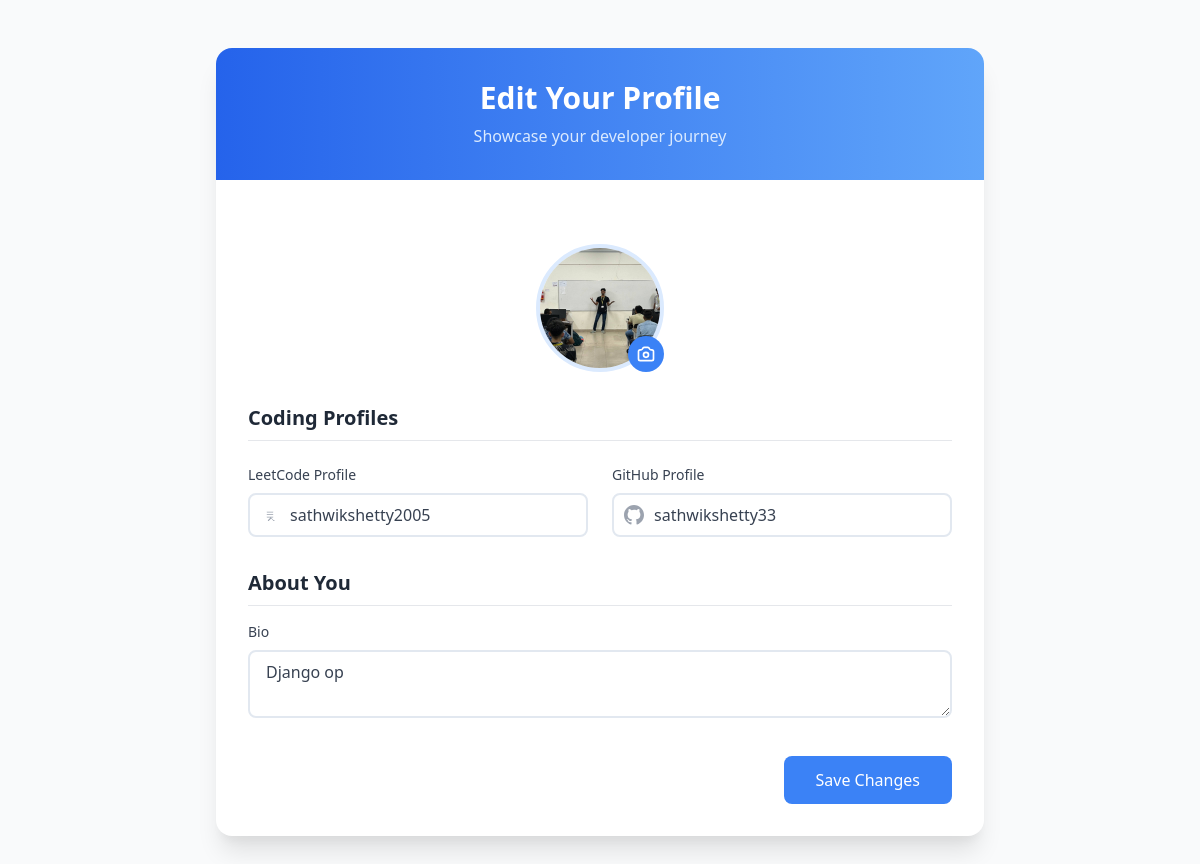
The page /users/editprofile (signed in) on the database its author committed.
### users/models.py (models this page shows, shortened)
class UserProfile(models.Model):
    user= models.ForeignKey(User, on_delete=models.CASCADE)
    leetcode = models.CharField(max_length=100)
    github = models.CharField(max_length=100)
    dateJoined = models.DateTimeField(auto_now_add=True)
    photo = models.ImageField(upload_to='./user',blank=True,null=True)
    bio = models.TextField(blank=True,null=True)

### users/views.py (the view)
# urls.py: path('editprofile',views.editProfile,name='editprofile'),
@login_required(login_url='reg/')
def editProfile(request):
    user_profile, created = UserProfile.objects.get_or_create(user=request.user)
    if request.method == 'POST':
        print("FILES:", request.FILES)  # Debug print
        form = ProfileCreationForm(request.POST, request.FILES, instance=user_profile)
        if form.is_valid():
            profile = form.save(commit=False)
            profile.user = request.user
            if 'photo' in request.FILES:
                profile.photo = request.FILES['photo']
            profile.save()
            return redirect('home')
        else:
            print("Form errors:", form.errors)  # Debug print
    else:
        form = ProfileCreationForm(instance=user_profile)
    context = {
        'form': form,
        'current_photo': user_profile.photo if user_profile.photo else None
    }
    return render(request, 'users/editProfile.html', {'form': form})

### users/forms.py
class ProfileCreationForm(forms.ModelForm):
    class Meta:
        model = UserProfile
        fields = ['leetcode','github','photo','bio']
    def __init__(self, *args, **kwargs):
        super().__init__(*args, **kwargs)
        self.fields['photo'].widget.attrs.update({'class': 'hidden'})

### users/templates/users/editProfile.html (shortened to what this page needs)
<!DOCTYPE html>
<html lang="en">
<head>
    <link href="https://cdnjs.cloudflare.com/ajax/libs/tailwindcss/2.2.19/tailwind.min.css" rel="stylesheet">
</head>
<body class="bg-gray-50">
    <div class="min-h-screen py-12 px-4 sm:px-6 lg:px-8">
        <div class="max-w-3xl mx-auto">
            <div class="bg-white shadow-xl rounded-2xl overflow-hidden">
                <div class="bg-gradient-to-r from-blue-600 to-blue-400 p-8">
                    <h1 class="text-3xl font-bold text-white text-center">Edit Your Profile</h1>
                    <p class="text-blue-100 text-center mt-2">Showcase your developer journey</p>
                </div>
                <form method="POST" enctype="multipart/form-data" class="p-8 space-y-8">
                    <div class="form-section profile-section">
    <div class="flex items-center justify-center">
        <div class="relative">
            <div class="w-32 h-32 rounded-full bg-blue-50 border-4 border-blue-100 flex items-center justify-center overflow-hidden">
                {% if form.instance.photo %}
                    <img src="{{ form.instance.photo.url }}" alt="Profile" class="w-full h-full object-cover" id="preview-image">
                {% endif %}
            </div>
            <label for="{{ form.photo.id_for_label }}" class="absolute bottom-0 right-0 bg-blue-500 rounded-full p-2 cursor-pointer hover:bg-blue-600 transition-colors">
            </label>
        </div>
    </div>
</div>
                    <div class="form-section links-section space-y-6">
                        <h2 class="text-xl font-semibold text-gray-800 border-b pb-2">Coding Profiles</h2>
                        <div class="grid grid-cols-1 md:grid-cols-2 gap-6">
                            <div class="space-y-2">
                                <label for="{{ form.leetcode.id_for_label }}" class="block text-sm font-medium text-gray-700">
                                    LeetCode Profile
                                </label>
                                <div class="relative">
                                    <span class="absolute inset-y-0 left-0 pl-3 flex items-center text-gray-400">
                                    </span>
                                    <input type="text" id="{{ form.leetcode.id_for_label }}"
       name="{{ form.leetcode.name }}"
       value="{{ form.leetcode.value|default:'' }}"
       class="input-field pl-10 w-full rounded-lg py-2 px-4 text-gray-700 focus:outline-none"
       placeholder="Your LeetCode username">
                                </div>
                            </div>
                            <div class="space-y-2">
                                <label for="{{ form.github.id_for_label }}" class="block text-sm font-medium text-gray-700">
                                    GitHub Profile
                                </label>
                                <div class="relative">
                                    <span class="absolute inset-y-0 left-0 pl-3 flex items-center text-gray-400">
                                    </span>
                                    <input type="text" id="{{ form.github.id_for_label }}"
       name="{{ form.github.name }}"
       value="{{ form.github.value|default:'' }}"
       class="input-field pl-10 w-full rounded-lg py-2 px-4 text-gray-700 focus:outline-none"
       placeholder="Your GitHub username">
                                </div>
                            </div>
                        </div>
                    </div>
                    <div class="form-section bio-section space-y-4">
                        <h2 class="text-xl font-semibold text-gray-800 border-b pb-2">About You</h2>
                        <div>
                            <label for="{{ form.bio.id_for_label }}" class="block text-sm font-medium text-gray-700 mb-2">
                                Bio
                            </label>
                            <textarea id="{{ form.bio.id_for_label }}"
          name="{{ form.bio.name }}"
          class="input-field w-full rounded-lg py-2 px-4 text-gray-700 focus:outline-none"
          placeholder="Tell us about yourself...">{{ form.bio.value|default:'' }}</textarea>
                        </div>
                    </div>
                    <div class="form-section mt-8 flex justify-end">
                        <button type="submit" class="bg-blue-500 text-white px-8 py-3 rounded-lg hover:bg-blue-600 transform hover:scale-105 transition-all duration-200 focus:outline-none focus:ring-2 focus:ring-blue-400 focus:ring-opacity-50">
                            Save Changes
                        </button>
                    </div>
                </form>
            </div>
        </div>
    </div>
</body>
</html>

### users/templates/users/editProfile.html (style rules this page uses)
.form-section { transform: translateY(20px); opacity: 0; animation: slideIn 0.5s forwards; }
.input-field { transition: all 0.3s ease; border: 2px solid #e2e8f0; }
.profile-section { animation-delay: 0.2s; }
.links-section { animation-delay: 0.4s; }
.bio-section { animation-delay: 0.6s; }

### rows shown on the page
UserProfile: instance.photo (picture), leetcode "sathwikshetty2005", github "sathwikshetty33", bio "Django op"
